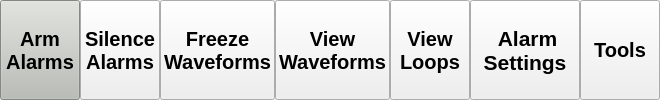
      <widget class="QWidget" name="settingsforkbar">
       <layout class="QGridLayout" name="gridLayout_2">
        <property name="leftMargin">
         <number>0</number>
        </property>
        <property name="topMargin">
         <number>0</number>
        </property>
        <property name="rightMargin">
         <number>0</number>
        </property>
        <property name="bottomMargin">
         <number>0</number>
        </property>
        <property name="spacing">
         <number>0</number>
        </property>
        <item row="0" column="4">
         <widget class="QPushButton" name="button_viewloops">
          <property name="sizePolicy">
           <sizepolicy hsizetype="Minimum" vsizetype="Expanding">
            <horstretch>0</horstretch>
            <verstretch>0</verstretch>
           </sizepolicy>
          </property>
          <property name="font">
           <font>
            <pointsize>15</pointsize>
            <weight>75</weight>
            <bold>true</bold>
           </font>
          </property>
          <property name="text">
           <string>View
Loops</string>
          </property>
         </widget>
        </item>
        <item row="0" column="2">
         <widget class="QPushButton" name="button_freeze">
          <property name="sizePolicy">
           <sizepolicy hsizetype="Minimum" vsizetype="Expanding">
            <horstretch>0</horstretch>
            <verstretch>0</verstretch>
           </sizepolicy>
          </property>
          <property name="maximumSize">
           <size>
            <width>2000</width>
            <height>16777215</height>
           </size>
          </property>
          <property name="font">
           <font>
            <pointsize>15</pointsize>
            <weight>75</weight>
            <bold>true</bold>
           </font>
          </property>
          <property name="text">
           <string>Freeze
Waveforms</string>
          </property>
         </widget>
        </item>
        <item row="0" column="0">
         <widget class="QPushButton" name="button_arm">
          <property name="sizePolicy">
           <sizepolicy hsizetype="Minimum" vsizetype="Expanding">
            <horstretch>0</horstretch>
            <verstretch>0</verstretch>
           </sizepolicy>
          </property>
          <property name="maximumSize">
           <size>
            <width>114</width>
            <height>16777215</height>
           </size>
          </property>
          <property name="palette">
           <palette>
            <active>
             <colorrole role="WindowText">
              <brush brushstyle="SolidPattern">
               <color alpha="255">
                <red>0</red>
                <green>0</green>
                <blue>0</blue>
               </color>
              </brush>
             </colorrole>
             <colorrole role="Button">
              <brush brushstyle="SolidPattern">
               <color alpha="255">
                <red>186</red>
                <green>189</green>
                <blue>182</blue>
               </color>
              </brush>
             </colorrole>
             <colorrole role="Light">
              <brush brushstyle="SolidPattern">
               <color alpha="255">
                <red>255</red>
                <green>255</green>
                <blue>255</blue>
               </color>
              </brush>
             </colorrole>
             <colorrole role="Midlight">
              <brush brushstyle="SolidPattern">
               <color alpha="255">
                <red>220</red>
                <green>222</green>
                <blue>218</blue>
               </color>
              </brush>
             </colorrole>
             <colorrole role="Dark">
              <brush brushstyle="SolidPattern">
               <color alpha="255">
                <red>93</red>
                <green>94</green>
                <blue>91</blue>
               </color>
              </brush>
             </colorrole>
             <colorrole role="Mid">
              <brush brushstyle="SolidPattern">
               <color alpha="255">
                <red>124</red>
                <green>126</green>
                <blue>121</blue>
               </color>
              </brush>
             </colorrole>
             <colorrole role="Text">
              <brush brushstyle="SolidPattern">
               <color alpha="255">
                <red>0</red>
                <green>0</green>
                <blue>0</blue>
               </color>
              </brush>
             </colorrole>
             <colorrole role="BrightText">
              <brush brushstyle="SolidPattern">
               <color alpha="255">
                <red>255</red>
                <green>255</green>
                <blue>255</blue>
               </color>
              </brush>
             </colorrole>
             <colorrole role="ButtonText">
              <brush brushstyle="SolidPattern">
               <color alpha="255">
                <red>0</red>
                <green>0</green>
                <blue>0</blue>
               </color>
              </brush>
             </colorrole>
             <colorrole role="Base">
              <brush brushstyle="SolidPattern">
               <color alpha="255">
                <red>255</red>
                <green>255</green>
                <blue>255</blue>
               </color>
              </brush>
             </colorrole>
             <colorrole role="Window">
              <brush brushstyle="SolidPattern">
               <color alpha="255">
                <red>186</red>
                <green>189</green>
                <blue>182</blue>
               </color>
              </brush>
             </colorrole>
             <colorrole role="Shadow">
              <brush brushstyle="SolidPattern">
               <color alpha="255">
                <red>0</red>
                <green>0</green>
                <blue>0</blue>
               </color>
              </brush>
             </colorrole>
             <colorrole role="AlternateBase">
              <brush brushstyle="SolidPattern">
               <color alpha="255">
                <red>220</red>
                <green>222</green>
                <blue>218</blue>
               </color>
              </brush>
             </colorrole>
             <colorrole role="ToolTipBase">
              <brush brushstyle="SolidPattern">
               <color alpha="255">
                <red>255</red>
                <green>255</green>
                <blue>220</blue>
               </color>
              </brush>
             </colorrole>
             <colorrole role="ToolTipText">
              <brush brushstyle="SolidPattern">
               <color alpha="255">
                <red>0</red>
                <green>0</green>
                <blue>0</blue>
               </color>
              </brush>
             </colorrole>
            </active>
            <inactive>
             <colorrole role="WindowText">
              <brush brushstyle="SolidPattern">
               <color alpha="255">
                <red>0</red>
                <green>0</green>
                <blue>0</blue>
               </color>
              </brush>
             </colorrole>
             <colorrole role="Button">
              <brush brushstyle="SolidPattern">
               <color alpha="255">
                <red>186</red>
                <green>189</green>
                <blue>182</blue>
               </color>
              </brush>
             </colorrole>
             <colorrole role="Light">
              <brush brushstyle="SolidPattern">
               <color alpha="255">
                <red>255</red>
                <green>255</green>
                <blue>255</blue>
               </color>
              </brush>
             </colorrole>
             <colorrole role="Midlight">
              <brush brushstyle="SolidPattern">
               <color alpha="255">
                <red>220</red>
                <green>222</green>
                <blue>218</blue>
               </color>
              </brush>
             </colorrole>
             <colorrole role="Dark">
              <brush brushstyle="SolidPattern">
               <color alpha="255">
                <red>93</red>
                <green>94</green>
                <blue>91</blue>
               </color>
              </brush>
             </colorrole>
             <colorrole role="Mid">
              <brush brushstyle="SolidPattern">
               <color alpha="255">
                <red>124</red>
                <green>126</green>
                <blue>121</blue>
               </color>
              </brush>
             </colorrole>
             <colorrole role="Text">
              <brush brushstyle="SolidPattern">
               <color alpha="255">
                <red>0</red>
                <green>0</green>
                <blue>0</blue>
               </color>
              </brush>
             </colorrole>
             <colorrole role="BrightText">
              <brush brushstyle="SolidPattern">
               <color alpha="255">
                <red>255</red>
                <green>255</green>
                <blue>255</blue>
               </color>
              </brush>
             </colorrole>
             <colorrole role="ButtonText">
              <brush brushstyle="SolidPattern">
               <color alpha="255">
                <red>0</red>
                <green>0</green>
                <blue>0</blue>
               </color>
              </brush>
             </colorrole>
             <colorrole role="Base">
              <brush brushstyle="SolidPattern">
               <color alpha="255">
                <red>255</red>
                <green>255</green>
                <blue>255</blue>
               </color>
              </brush>
             </colorrole>
             <colorrole role="Window">
              <brush brushstyle="SolidPattern">
               <color alpha="255">
                <red>186</red>
                <green>189</green>
                <blue>182</blue>
               </color>
              </brush>
             </colorrole>
             <colorrole role="Shadow">
              <brush brushstyle="SolidPattern">
               <color alpha="255">
                <red>0</red>
                <green>0</green>
                <blue>0</blue>
               </color>
              </brush>
             </colorrole>
             <colorrole role="AlternateBase">
              <brush brushstyle="SolidPattern">
               <color alpha="255">
                <red>220</red>
                <green>222</green>
                <blue>218</blue>
               </color>
              </brush>
             </colorrole>
             <colorrole role="ToolTipBase">
              <brush brushstyle="SolidPattern">
               <color alpha="255">
                <red>255</red>
                <green>255</green>
                <blue>220</blue>
               </color>
              </brush>
             </colorrole>
             <colorrole role="ToolTipText">
              <brush brushstyle="SolidPattern">
               <color alpha="255">
                <red>0</red>
                <green>0</green>
                <blue>0</blue>
               </color>
              </brush>
             </colorrole>
            </inactive>
            <disabled>
             <colorrole role="WindowText">
              <brush brushstyle="SolidPattern">
               <color alpha="255">
                <red>93</red>
                <green>94</green>
                <blue>91</blue>
               </color>
              </brush>
             </colorrole>
             <colorrole role="Button">
              <brush brushstyle="SolidPattern">
               <color alpha="255">
                <red>186</red>
                <green>189</green>
                <blue>182</blue>
               </color>
              </brush>
             </colorrole>
             <colorrole role="Light">
              <brush brushstyle="SolidPattern">
               <color alpha="255">
                <red>255</red>
                <green>255</green>
                <blue>255</blue>
               </color>
              </brush>
             </colorrole>
             <colorrole role="Midlight">
              <brush brushstyle="SolidPattern">
               <color alpha="255">
                <red>220</red>
                <green>222</green>
                <blue>218</blue>
               </color>
              </brush>
             </colorrole>
             <colorrole role="Dark">
              <brush brushstyle="SolidPattern">
               <color alpha="255">
                <red>93</red>
                <green>94</green>
                <blue>91</blue>
               </color>
              </brush>
             </colorrole>
             <colorrole role="Mid">
              <brush brushstyle="SolidPattern">
               <color alpha="255">
                <red>124</red>
                <green>126</green>
                <blue>121</blue>
               </color>
              </brush>
             </colorrole>
             <colorrole role="Text">
              <brush brushstyle="SolidPattern">
               <color alpha="255">
                <red>93</red>
                <green>94</green>
                <blue>91</blue>
               </color>
              </brush>
             </colorrole>
             <colorrole role="BrightText">
              <brush brushstyle="SolidPattern">
               <color alpha="255">
                <red>255</red>
                <green>255</green>
                <blue>255</blue>
               </color>
              </brush>
             </colorrole>
             <colorrole role="ButtonText">
              <brush brushstyle="SolidPattern">
               <color alpha="255">
                <red>93</red>
                <green>94</green>
                <blue>91</blue>
               </color>
              </brush>
             </colorrole>
             <colorrole role="Base">
              <brush brushstyle="SolidPattern">
               <color alpha="255">
                <red>186</red>
                <green>189</green>
                <blue>182</blue>
               </color>
              </brush>
             </colorrole>
             <colorrole role="Window">
              <brush brushstyle="SolidPattern">
               <color alpha="255">
                <red>186</red>
                <green>189</green>
                <blue>182</blue>
               </color>
              </brush>
             </colorrole>
             <colorrole role="Shadow">
              <brush brushstyle="SolidPattern">
               <color alpha="255">
                <red>0</red>
                <green>0</green>
                <blue>0</blue>
               </color>
              </brush>
             </colorrole>
             <colorrole role="AlternateBase">
              <brush brushstyle="SolidPattern">
               <color alpha="255">
                <red>186</red>
                <green>189</green>
                <blue>182</blue>
               </color>
              </brush>
             </colorrole>
             <colorrole role="ToolTipBase">
              <brush brushstyle="SolidPattern">
               <color alpha="255">
                <red>255</red>
                <green>255</green>
                <blue>220</blue>
               </color>
              </brush>
             </colorrole>
             <colorrole role="ToolTipText">
              <brush brushstyle="SolidPattern">
               <color alpha="255">
                <red>0</red>
                <green>0</green>
                <blue>0</blue>
               </color>
              </brush>
             </colorrole>
            </disabled>
           </palette>
          </property>
          <property name="font">
           <font>
            <pointsize>15</pointsize>
            <weight>75</weight>
            <bold>true</bold>
           </font>
          </property>
          <property name="text">
           <string>Arm
Alarms</string>
          </property>
          <property name="checkable">
           <bool>true</bool>
          </property>
         </widget>
        </item>
        <item row="0" column="6">
         <widget class="QPushButton" name="button_alarms">
          <property name="sizePolicy">
           <sizepolicy hsizetype="Minimum" vsizetype="Expanding">
            <horstretch>0</horstretch>
            <verstretch>0</verstretch>
           </sizepolicy>
          </property>
          <property name="minimumSize">
           <size>
            <width>110</width>
            <height>0</height>
           </size>
          </property>
          <property name="maximumSize">
           <size>
            <width>2000</width>
            <height>16777215</height>
           </size>
          </property>
          <property name="font">
           <font>
            <pointsize>16</pointsize>
            <weight>75</weight>
            <bold>true</bold>
           </font>
          </property>
          <property name="text">
           <string>	Alarm
Settings</string>
          </property>
         </widget>
        </item>
        <item row="0" column="7">
         <widget class="QPushButton" name="button_tools">
          <property name="sizePolicy">
           <sizepolicy hsizetype="Minimum" vsizetype="MinimumExpanding">
            <horstretch>0</horstretch>
            <verstretch>0</verstretch>
           </sizepolicy>
          </property>
          <property name="font">
           <font>
            <pointsize>15</pointsize>
            <weight>75</weight>
            <bold>true</bold>
           </font>
          </property>
          <property name="text">
           <string>Tools</string>
          </property>
         </widget>
        </item>
        <item row="0" column="1">
         <widget class="QPushButton" name="button_silence">
          <property name="sizePolicy">
           <sizepolicy hsizetype="Minimum" vsizetype="Expanding">
            <horstretch>0</horstretch>
            <verstretch>0</verstretch>
           </sizepolicy>
          </property>
          <property name="font">
           <font>
            <pointsize>15</pointsize>
            <weight>75</weight>
            <bold>true</bold>
           </font>
          </property>
          <property name="text">
           <string>Silence
Alarms</string>
          </property>
         </widget>
        </item>
        <item row="0" column="3">
         <widget class="QPushButton" name="button_viewwaves">
          <property name="sizePolicy">
           <sizepolicy hsizetype="Minimum" vsizetype="Expanding">
            <horstretch>0</horstretch>
            <verstretch>0</verstretch>
           </sizepolicy>
          </property>
          <property name="font">
           <font>
            <pointsize>15</pointsize>
            <weight>75</weight>
            <bold>true</bold>
           </font>
          </property>
          <property name="text">
           <string>View
Waveforms</string>
          </property>
         </widget>
        </item>
       </layout>
      </widget>
